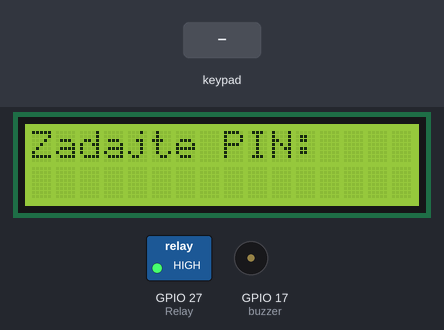
This program was run on a simulated Raspberry Pi (BCM pin numbers). Parts: 16×2 character LCD, switched loads named in the program (green lamp = pin HIGH), buzzer (waves = sounding, pin HIGH). Inputs (shaded band) come from the test bench. Library files of the repository ran but are not shown: I2C_LCD_driver.py; pins used as bus, display or sensor lines are not drawn; what the program prints to the terminal is not drawn.

Above: at 3.1 s.
3.2 s: keypad keys 1 1 1 1 # pressed 0.4 s apart
At 5.9 s:
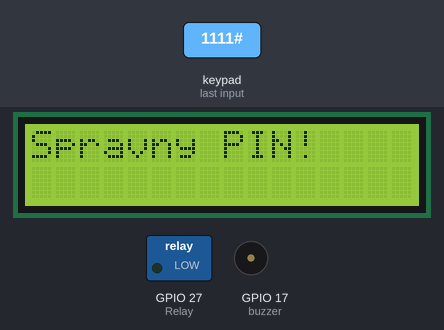
7.8 s: key 'D' pressed
At 8.7 s:
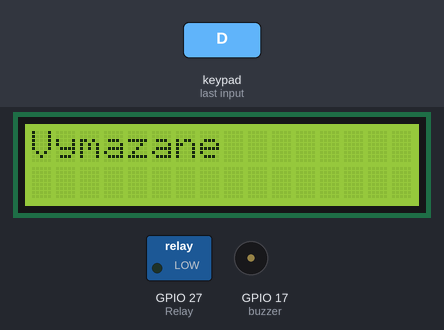
10.5 s: key 'C' pressed
At 11.8 s:
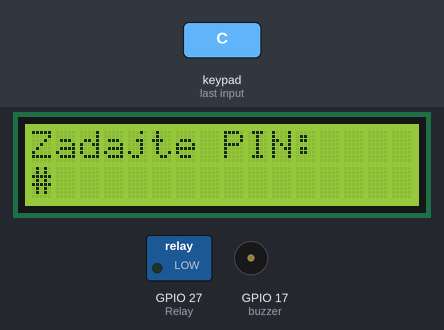
12.1 s: keypad keys 1 1 1 1 A pressed 0.4 s apart
At 14.6 s:
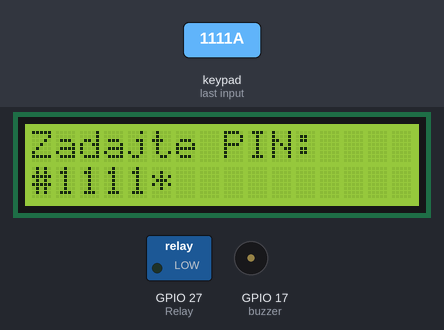
15.6 s: key 'A' pressed
At 16.7 s:
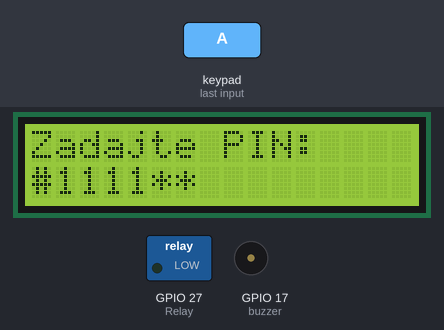
Timing chart, 0 to 18.1 s (numbered marks = the images above; inputs shaded):
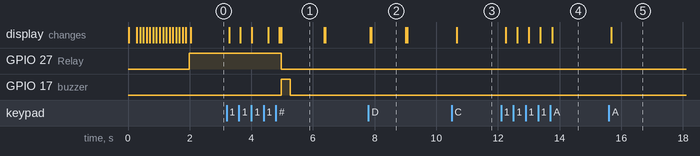

The program:

System_otvarania_dveri_na_PIN.py
```python
import I2C_LCD_driver
import RPi.GPIO as GPIO
from time import sleep

C1 = 5
C2 = 6
C3 = 13
C4 = 19

R1 = 12
R2 = 16
R3 = 20
R4 = 21

buzzer = 17

Relay = 27
relayState = True

lcd = I2C_LCD_driver.LCD()

lcd.lcd_display_string("System sa zapina",1)
for a in range (0,16):
    lcd.lcd_display_string_pos(".",2,a)
    sleep(0.1)
lcd.lcd_clear()

keypadPressed = -1

secretCode = "1111"
input = ""

GPIO.setwarnings(False)
GPIO.setmode(GPIO.BCM)
GPIO.setup(buzzer,GPIO.OUT)
GPIO.setup(Relay,GPIO.OUT)
GPIO.output(Relay,GPIO.HIGH)

GPIO.setup(C1, GPIO.OUT)
GPIO.setup(C2, GPIO.OUT)
GPIO.setup(C3, GPIO.OUT)
GPIO.setup(C4, GPIO.OUT)

GPIO.setup(R1, GPIO.IN, pull_up_down=GPIO.PUD_DOWN)
GPIO.setup(R2, GPIO.IN, pull_up_down=GPIO.PUD_DOWN)
GPIO.setup(R3, GPIO.IN, pull_up_down=GPIO.PUD_DOWN)
GPIO.setup(R4, GPIO.IN, pull_up_down=GPIO.PUD_DOWN)

def keypadCallback(channel):
    global keypadPressed
    if keypadPressed == -1:
        keypadPressed = channel

GPIO.add_event_detect(R1, GPIO.RISING, callback=keypadCallback)
GPIO.add_event_detect(R2, GPIO.RISING, callback=keypadCallback)
GPIO.add_event_detect(R3, GPIO.RISING, callback=keypadCallback)
GPIO.add_event_detect(R4, GPIO.RISING, callback=keypadCallback)

def setAllColumns(state):
    GPIO.output(C1, state)
    GPIO.output(C2, state)
    GPIO.output(C3, state)
    GPIO.output(C4, state)

def commands():
    global relayState
    global input
    pressed = False
    GPIO.output(C1, GPIO.HIGH)


    if (GPIO.input(R1) == 1):
        print("Premenná input sa resetuje!");
        lcd.lcd_clear()
        lcd.lcd_display_string("Vymazane        ",1)
        sleep(1)
        pressed = True
    GPIO.output(C1, GPIO.HIGH)

    if (not pressed and GPIO.input(R2) == 1):
        if input == secretCode:
            print("Správny PIN!")
            lcd.lcd_clear()
            lcd.lcd_display_string("Spravny PIN!    ",1)

            if relayState:
                GPIO.output(Relay,GPIO.LOW)
                GPIO.output(buzzer,GPIO.HIGH)
                sleep(0.3)
                GPIO.output(buzzer,GPIO.LOW)
                sleep(1)
                relayState = False

            else:
                GPIO.output(Relay,GPIO.HIGH)
                GPIO.output(buzzer,GPIO.HIGH)
                sleep(0.3)
                GPIO.output(buzzer,GPIO.LOW)
                sleep(1)
                relayState = True


        else:
            print("Nesprávny PIN!")
            lcd.lcd_clear()
            lcd.lcd_display_string("Nespravny PIN!  ",1)
            GPIO.output(buzzer,GPIO.HIGH)
            sleep(0.3)
            GPIO.output(buzzer,GPIO.LOW)
            sleep(0.3)
            GPIO.output(buzzer,GPIO.HIGH)
            sleep(0.3)
            GPIO.output(buzzer,GPIO.LOW)
            sleep(0.3)
            GPIO.output(buzzer,GPIO.HIGH)
            sleep(0.3)
            GPIO.output(buzzer,GPIO.LOW)
        pressed = True
    GPIO.output(C1, GPIO.LOW)
    if pressed:
        input = ""
    return pressed

def read(column, characters):
    global input
    GPIO.output(column, GPIO.HIGH)
    if(GPIO.input(R1) == 1):
        input = input + characters[0]
        print(input)
        lcd.lcd_display_string(str(input),2)
    if(GPIO.input(R2) == 1):
        input = input + characters[1]
        print(input)
        lcd.lcd_display_string(str(input),2)
    if(GPIO.input(R3) == 1):
        input = input + characters[2]
        print(input)
        lcd.lcd_display_string(str(input),2)
    if(GPIO.input(R4) == 1):
        input = input + characters[3]
        print(input)
        lcd.lcd_display_string(str(input),2)
    GPIO.output(column, GPIO.LOW)
try:
    while True:
        lcd.lcd_display_string("Zadajte PIN:    ",1)


        if keypadPressed != -1:
            setAllColumns(GPIO.HIGH)
            if GPIO.input(keypadPressed) == 0:
                keypadPressed = -1
            else:
                sleep(0.1)

        else:
            if not commands():
                read(C1, ["D","C","B","A"])
                read(C2, ["#","9","6","3"])
                read(C3, ["0","8","5","2"])
                read(C4, ["*","7","4","1"])
                sleep(0.1)
            else:
                sleep(0.1)
except KeyboardInterrupt:
    print("Zastavené!")
```

Measured:
- after the input at 3.2 s, GPIO 27 (Relay): HIGH → LOW after 1.8 s; GPIO 17 (buzzer): LOW → HIGH after 1.8 s, → LOW 0.30 s later; the display: first changes after 0.08 s (image 1 shows a later state)
- after the input at 7.8 s, the display: first changes after 0.05 s (image 2 shows a later state)
- after the input at 10.5 s, the display: changes after 0.16 s (image 3)
- after the input at 12.1 s, the display: first changes after 0.15 s (image 4 shows a later state)
- after the input at 15.6 s, the display: changes after 0.08 s (image 5)
- what the display in image 1 shows lasts 1.4 s, from 5.0 s to 6.4 s
- what the display in image 2 shows lasts 1.1 s, from 7.9 s to 9.0 s
